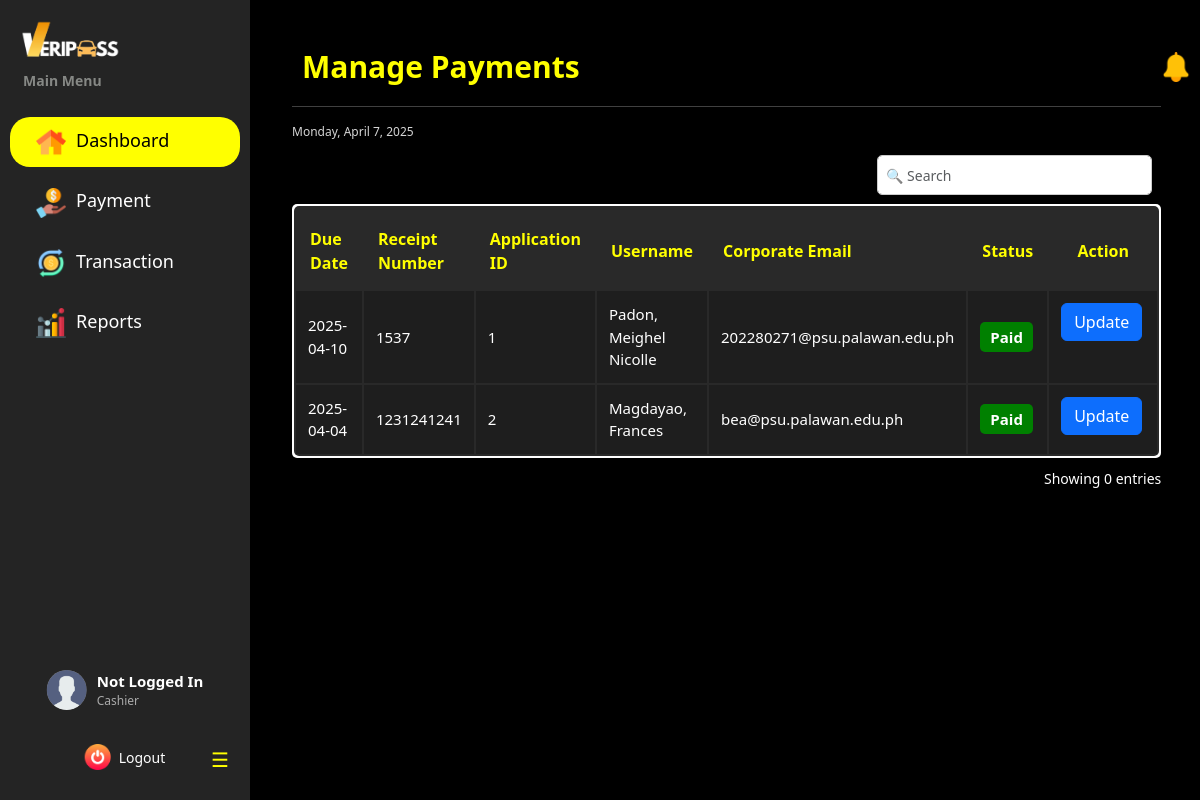
The page /dashboard/cashier/cashier_payments/ on the database its author committed.
### vehicle_pass/models.py (models this page shows, shortened)
class BaseModel(models.Model):
    created_at = models.DateTimeField(auto_now_add=True, db_index=True)
    updated_at = models.DateTimeField(auto_now=True)
    class Meta:
        abstract = True

class PaymentTransaction(BaseModel):
    STATUS_CHOICES = [
        ('pending', 'Pending'),
        ('paid', 'Paid'),
        ('unpaid', 'Unpaid'),
        ('void', 'Void')
    ]
    registration = models.ForeignKey(Registration, on_delete=models.CASCADE)
    receipt_number = models.CharField(max_length=20, unique=True, null=True)
    cashier = models.ForeignKey(CashierProfile, on_delete=models.CASCADE, null=True)
    status = models.CharField(max_length=10, choices=STATUS_CHOICES, default="pending")
    due_date = models.DateTimeField(blank=True, null=True)
    date_processed = models.DateTimeField(auto_now_add=True)

class Registration(BaseModel):
    STATUS_CHOICES = [
        ('pending', 'Pending'),
        ('cancelled', 'Cancelled'),
        ('for payment', 'For Payment'),
        ('reviewing documents', 'Reviewing Documents'),
        ('for final inspection', 'For Final Inspection'),
        ('approved', 'Approved'),
        ('rejected', 'Rejected')
    ]
    registrationNumber = models.BigAutoField(primary_key=True)
    user = models.ForeignKey(UserProfile, on_delete=models.CASCADE)
    vehicle = models.ForeignKey(Vehicle, on_delete=models.CASCADE)
    files = models.URLField(max_length=250)
    status = models.CharField(max_length=20, choices=STATUS_CHOICES, default='pending')

class UserProfile(BaseModel):
    ROLE_CHOICES = [('user', 'User'),
        ('security', 'Security'),
        ('cashier', 'Cashier'),
        ('admin', 'Admin')
        ]
    corporate_email = models.EmailField(max_length=50, unique=True)
    password = models.CharField(max_length=128)
    lastname = models.CharField(max_length=25)
    firstname = models.CharField(max_length=50)
    middle_name = models.CharField(max_length=25, blank=True, null=True)
    suffix = models.CharField(max_length=5, blank=True, null=True)
    dl_number = models.CharField(max_length=15, blank=True, null=True)
    college = models.CharField(max_length=100, blank=True, null=True)
    program = models.CharField(max_length=100, blank=True, null=True)
    department = models.CharField(max_length=100, blank=True, null=True)
    address = models.CharField(max_length=100, blank=True, null=True)
    role = models.CharField(max_length=20, choices=ROLE_CHOICES, default='user', null=True)

### vehicle_pass/views.py (the view)
# urls.py: path("dashboard/cashier/cashier_payments/", cashierViewPayment.as_view(), name="cashier_payments"),
class cashierViewPayment(ListView):
    model = PaymentTransaction
    template_name = "Cashier Dashboard/Cashier_Payment.html"
    context_object_name = 'payment_list'
    paginate_by = 10

### vehicle_pass/context_processors.py (called while the page is built)
def admin_user_context(request):
    if hasattr(request, 'session') and 'user_id' in request.session:
        try:
            user_id = request.session.get('user_id')
            admin_user = UserProfile.objects.get(id=user_id, role='admin')
            admin_name = f"{admin_user.firstname} {admin_user.lastname}"
        except Exception as e:
            admin_name = "Admin"
    else:
        admin_name = "Not Logged In"
    return {'admin_name': admin_name}

def cashier_user_context(request):
    if hasattr(request, 'session') and 'user_id' in request.session:
        try:
            user_id = request.session.get('user_id')
            cashier_user = UserProfile.objects.get(id=user_id, role='cashier')
            cashier_name = f"{cashier_user.firstname} {cashier_user.lastname}"
        except Exception as e:
            cashier_name = "Cashier"
    else:
        cashier_name = "Not Logged In"
    return {'cashier_name': cashier_name}

def default_user_context(request):
    if hasattr(request, 'session') and 'user_id' in request.session:
        try:
            user_id = request.session.get('user_id')
            default_user = UserProfile.objects.get(id=user_id, role='user')
            user_name = f"{default_user.firstname} {default_user.lastname}"
        except Exception as e:
            user_name = "User"
    else:
        user_name = "Not Logged In"
    return {'user_name': user_name}

def security_user_context(request):
    if hasattr(request, 'session') and 'user_id' in request.session:
        try:
            user_id = request.session.get('user_id')
            security_user = UserProfile.objects.get(id=user_id, role='security')
            security_name = f"{security_user.firstname} {security_user.lastname}"
        except Exception as e:
            security_name = "Security"
    else:
        security_name = "Not Logged In"
    return {'security_name': security_name}

### templates/Cashier Dashboard/Cashier_Payment.html (shortened to what this page needs)
{% extends "includes/cashier_sidebar.html" %}
{% load static %}
{% block extra_css %}
    <link rel="stylesheet" href="{% static 'css/cashier-dashboard-style.css' %}">
    <link rel="stylesheet" href="{% static 'css/sidebar.css' %}">
{% endblock %}
{% block content %}
<div class="main-content flex-grow-1 ms-uto">
    <div class="container-fluid py-1">
        <div class="d-flex flex-column flex-md-row justify-content-between align-items-start align-items-md-center mb-3">
            <h2 class="title mb-3 mb-md-0">Manage Payments</h2>
            <div class="d-flex align-items-center gap-3">
                <a href="Announcements.html" class="text-decoration-none text-light position-absolute">
                    <img src="{% static 'images/notification.png' %}" alt="Notifications" width="30" height="30">
                </a>
            </div>
        </div>
        <hr>
        <small><span id="date"></span></small>
        <br>
        <br>
        <div class="filter-container">
            <input class="position-absolute end-0 bottom-10 form-control w-20 me-5 mb-5" type="text" id="search-bar" placeholder="🔍 Search">
        </div>
        <section class="table-container">
            <table class="payments-table">
                <thead>
                    <tr>
                        <th>Due Date</th>
                        <th>Receipt Number</th>
                        <th>Application ID</th>
                        <th>Username</th>
                        <th>Corporate Email</th>
                        <th>Status</th>
                        <th>Action</th>
                    </tr>
                </thead>
                <tbody>
                {% for payment in payment_list %}
                    <tr>
                        <td data-label="Due Date">{{ payment.due_date|date:"Y-m-d" }}</td>
                        <td data-label="Receipt Number">
                            {{ payment.receipt_number|default:"N/A" }}
                        </td>
                        <td data-label="Application ID">
                            {{ payment.registration.registrationNumber }}
                        </td>
                        <td data-label="Username">
                            {{ payment.registration.user.lastname }}, {{ payment.registration.user.firstname }}
                        </td>
                        <td data-label="Corporate Email">
                            {{ payment.registration.user.corporate_email }}
                        </td>
                        <td data-label="Status">
                            <span class="status-badge status-paid status-{{ payment.status|lower }}">
                                {{ payment.status|capfirst }}
                            </span>
                        </td>
                        <td data-label="Action">
                            <button class="btn btn-primary update-button" data-id="{{ payment.id }}">Update</button>
                        </td>
                    </tr>
                {% empty %}
                    <tr>
                        <td colspan="7" style="text-align: center;">No payment records found.</td>
                    </tr>
                {% endfor %}
                </tbody>
            </table>
        </section>
        <div class="entries-info">Showing 0 entries</div>
        <div class="pagination-container">
        </div>
    </div>
</div>
{% endblock %}

### templates/includes/cashier_sidebar.html (shortened to what this page needs)
{% load static %}
<!DOCTYPE html>
<html lang="en">
<head>
    <link rel="stylesheet" href="https://cdn.jsdelivr.net/npm/bootstrap@5.3.0/dist/css/bootstrap.min.css">
    <link rel="stylesheet" href="{% static 'css/sidebar.css' %}">
    {% block extra_css %}{% endblock %}
</head>
<body>
<div class="sidebar" id="sidebar">
    <a href="#">
        <img src="{% static 'images/navbar-brand img.png' %}" class="img-fluid" style="width: 100px; margin-left: 20px;">
    </a>
    <button class="toggle-btn" id="toggle-btn">☰</button>
    <p>Main Menu</p>
    <ul>
        <li data-menu="dashboard">
            <a href="{% url 'cashier_dashboard' %}">
                <img src="{% static 'images/home.png' %}" alt="Dashboard" width="30">
                <span>Dashboard</span>
            </a>
        </li>
        <li data-menu="payments">
            <a href="{% url 'cashier_payments' %}">
                <img src="{% static 'images/payment.png' %}" alt="Payment" width="30">
                <span>Payment</span>
            </a>
        </li>
        <li data-menu="transactions">
            <a href="{% url 'cashier_transactions' %}">
                <img src="{% static 'images/transaction.png' %}" alt="Transactions" width="30">
                <span>Transaction</span>
            </a>
        </li>
        <li data-menu="reports">
            <a href="{% url 'cashier_reports' %}">
                <img src="{% static 'images/statistics.png' %}" alt="Reports" width="30">
                <span>Reports</span>
            </a>
        </li>
    </ul>
    <a href="{% url 'logout' %}" id="logout">
        <img src="{% static 'images/power-off.png' %}" alt="Logout" width="25">
        <span>Logout</span>
    </a>
    <div class="profile">
        <img src="{% static 'images/profile-placeholder.png' %}" alt="Profile Picture">
        <div class="profile-info">
            <span class="name">{{ cashier_name }}</span>
            <span class="position">Cashier</span>
        </div>
    </div>
</div>
<div class="main-content">
    {% block content %}{% endblock %}
</div>

### static/css/sidebar.css (style rules this page uses)
.sidebar { display: flex; flex-direction: column; justify-content: flex-start; align-items: right; width: 250px; height: 100vh; background: #242424; color: black !important; position: fixed; top: 0; left: 0; overflow-x: hidden; padding-top: 20px; overflow-y: hidden; }
.sidebar ul { list-style: none; padding-left: 0; }
.sidebar ul li { padding: 10px 20px; text-align: left; margin: 10px; }
.sidebar ul li a { color: white; text-decoration: none; display: block; font-size: 18px; font-weight: 200% !important; }
.sidebar ul li a img { margin-left: 3%; margin-right: 3%; align-items: center; }
.sidebar p { font-size: 14px; color: rgb(134, 136, 133); padding-top: 10px; padding-left: 23px; font-weight: bold; }
.toggle-btn { position: absolute; top: 95%; transform: translate(-50%, -50%); left: 220px; background: none; border: none; color: yellow !important; font-size: 20px; cursor: pointer; padding: 10px 5px; border-radius: 5px; transition: left 0.3s ease; }
.profile { position: absolute; bottom: 80px; left: 50%; transform: translateX(-50%); display: flex; align-items: center; flex-direction: row; gap: 10px; padding: 10px; width: max-content; }
.profile img { width: 40px; height: 40px; border-radius: 50%; background-color: gray; object-fit: cover; }
.profile-info { display: flex; flex-direction: column; color: white; font-size: 14px; }
.profile-info .name { font-weight: bold; font-size: 15px; }
.profile-info .position { font-size: 12px; color: rgb(170, 170, 170); }
#logout { position: absolute; left: 50%; bottom: 30px; transform: translateX(-50%); display: flex; align-items: center; gap: 8px; color: white; text-decoration: none; font-weight: 500; font-size: 14px; transition: transform 0.3s ease-in-out, color 0.3s ease-in-out; }
#logout img { width: 26px; height: 26px; transition: transform 0.4s ease-in-out; }
.sidebar ul li.active { background: yellow !important; border-radius: 20px; }
.sidebar ul li.active a { color: black !important; }
.nav-link:hover, .active { background-color: yellow !important; border-radius: 5px; }

### static/css/cashier-dashboard-style.css (style rules this page uses)
* { margin: 0; padding: 0; box-sizing: border-box; }
body { font-family: system-ui, -apple-system, BlinkMacSystemFont, 'Segoe UI', Roboto, Oxygen, Ubuntu, Cantarell, 'Open Sans', 'Helvetica Neue', sans-serif !important; display: flex; background-color: black !important; color: white !important; transition: all 0.3s ease; }
.title { margin: 0; font-size: 30px; display: flex; align-items: center; font-weight: bold; color: yellow; justify-content: space-between; padding: 5px 10px; }
#date { font-size: 12px; color: rgb(213, 213, 213); margin: 0; display: flex; align-items: center; margin-bottom: 5px; }
.status-badge { padding: 5px 10px; border-radius: 5px; color: white; font-weight: bold; }
.status-paid { background-color: green; }
.filter-container { display: flex; align-items: center; gap: 5px; margin-bottom: 10px; }
#search-bar { width: 275px; height: 40px; padding: 8px; border: 1px solid #ccc; border-radius: 5px; font-size: 14px; outline: none; margin-top: 10px; margin-bottom: 20px; margin-left: 0px; }
.pagination-container { overflow-x: auto; padding: 10px 0; }
.entries-info { text-align: right; font-size: 14px; margin-top: 10px; }
.table-container { background: white; padding: 2px; border-radius: 5px; }
.payments-table { width: 100%; border-collapse: separate; border-radius: 5px; background-color: #292929; color: white; padding-top: 5px; }
.payments-table th { font-weight: bold; padding: 14px; color: yellow; font-size: 16px; }
.payments-table td { padding: 12px; font-size: 15px; }
.payments-table tr { color: white; }
.payments-table tbody tr:nth-child(odd) { background-color: #1e1e1e !important; }
.payments-table tbody tr:nth-child(even) { background-color: #1e1e1e !important; }
.payments-table th:first-child { cursor: pointer; }
.payments-table th:nth-child(7), .payments-table td:nth-child(7) { text-align: center; }
.payments-table td:nth-child(7) { display: flex; justify-content: flex-end; gap: 5px; padding-right: 15px; }

### templates/Cashier Dashboard/Cashier_Payment.html (style rules this page uses)
.main-content { flex-grow: 1; padding: 20px; margin-left: 120px; }

### rows shown on the page
PaymentTransaction: due_date "2025-04-10", receipt_number "1537", registration.registrationNumber "1", registration.user.lastname "Padon", registration.user.firstname "Meighel Nicolle", registration.user.corporate_email "202280271@psu.palawan.edu.ph", status "Paid"
PaymentTransaction: due_date "2025-04-04", receipt_number "1231241241", registration.registrationNumber "2", registration.user.lastname "Magdayao", registration.user.firstname "Frances", registration.user.corporate_email "bea@psu.palawan.edu.ph", status "Paid"

### other values the page prints
{{ cashier_name }} "Not Logged In"
